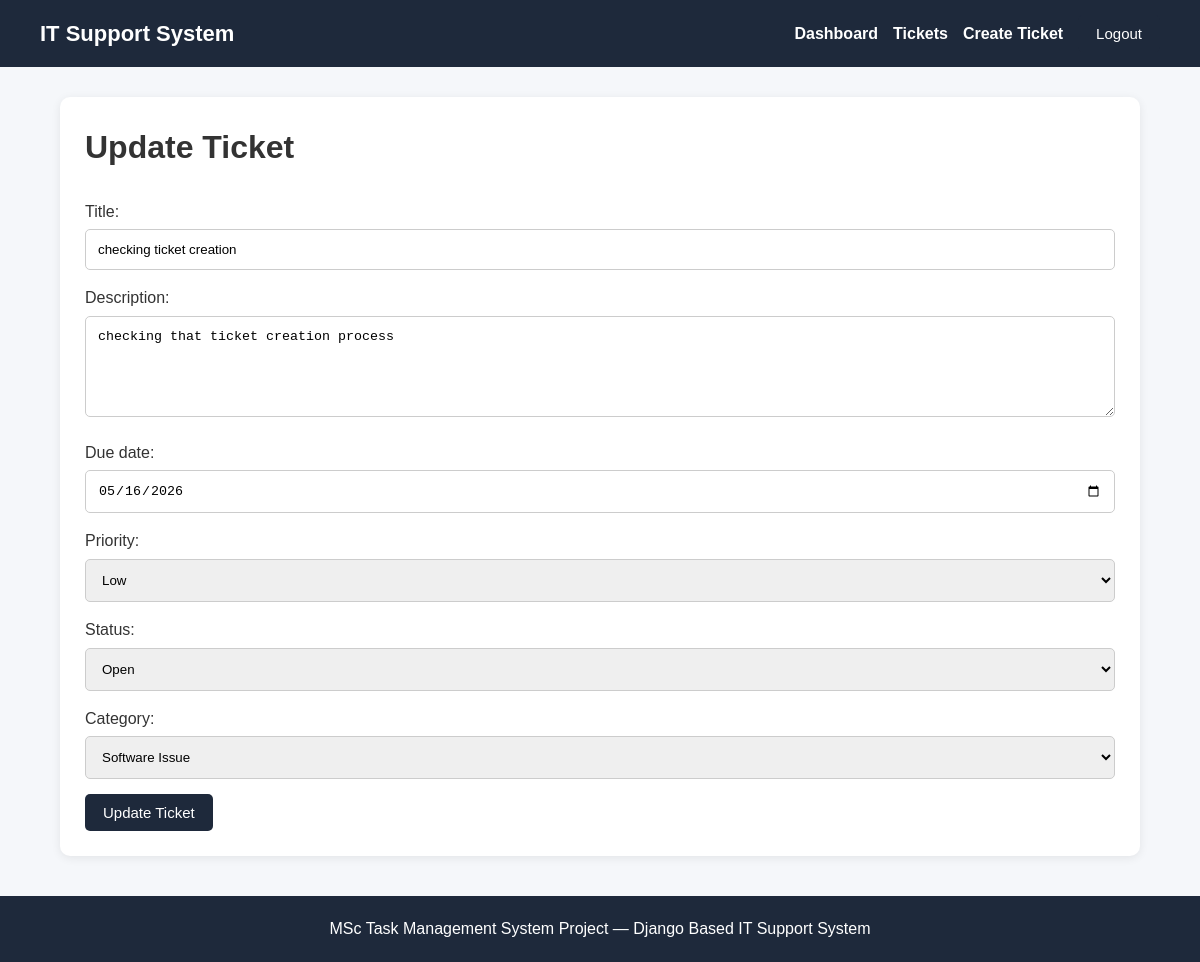
Screenshot of /tickets/update/4/ (signed in) with the database file from the repository.
### ITSystem/models.py (models this page shows, shortened)
class Ticket(models.Model):
    PRIORITY_CHOICES = [
        ('Low', 'Low'),
        ('Medium', 'Medium'),
        ('High', 'High'),
    ]
    STATUS_CHOICES = [
        ('Open', 'Open'),
        ('In Progress', 'In Progress'),
        ('Resolved', 'Resolved'),
    ]
    title = models.CharField(max_length=200)
    description = models.TextField()
    due_date = models.DateField()
    priority = models.CharField(
        max_length=20,
        choices=PRIORITY_CHOICES
    )
    status = models.CharField(
        max_length=20,
        choices=STATUS_CHOICES,
        default='Open'
    )
    category = models.ForeignKey(
        Category,
        on_delete=models.CASCADE
    )
    created_by = models.ForeignKey(
        User,
        on_delete=models.CASCADE
    )
    created_at = models.DateTimeField(auto_now_add=True)

### ITSystem/views.py (the view)
# urls.py: path('tickets/update/<int:id>/', views.update_ticket, name='update_ticket'),
@login_required
def update_ticket(request, id):
    ticket = get_object_or_404(Ticket, id=id)
    if request.user != ticket.created_by and not request.user.is_superuser:
        messages.error(
            request,
            "Access denied. You cannot edit another user's ticket."
        )
        return redirect('ticket_list')
    if request.method == 'POST':
        form = TicketForm(request.POST, instance=ticket)
        if form.is_valid():
            form.save()
            messages.success(request, 'Ticket updated successfully.')
            return redirect('ticket_list')
    else:
        form = TicketForm(instance=ticket)
    return render(request, 'tasks/update_ticket.html', {
        'form': form
    })

### ITSystem/forms.py
class TicketForm(forms.ModelForm):
    class Meta:
        model = Ticket
        fields = [
            'title',
            'description',
            'due_date',
            'priority',
            'status',
            'category',
        ]
        widgets = {
            'due_date': forms.DateInput(attrs={
                'type': 'date'
            }),
            'description': forms.Textarea(attrs={
                'rows': 5
            }),
        }

### ITSystem/models.py (called while the page is built)
    def __str__(self):
        return self.name

### ITSystem/templates/tasks/update_ticket.html (shortened to what this page needs)
{% extends 'base.html' %}
{% block content %}
<div class="card">
    <h1>Update Ticket</h1>
    <br>
    <form method="POST">
        {{ form.as_p }}
        <button type="submit">Update Ticket</button>
    </form>
</div>
{% endblock %}

### ITSystem/static/css/style.css (style rules this page uses)
* { margin:0; padding:0; box-sizing:border-box; }
body { font-family:Arial, sans-serif; background:#f5f7fa; color:#333; line-height:1.6; }
.card { background:white; padding:25px; margin-bottom:20px; border-radius:10px; box-shadow:0 2px 10px rgba(0,0,0,0.08); transition:0.3s; }
button { background:#1e293b; color:white; border:none; padding:10px 18px; border-radius:5px; cursor:pointer; font-size:15px; }
input, textarea, select { width:100%; padding:12px; margin-top:5px; margin-bottom:15px; border:1px solid #ccc; border-radius:5px; }
textarea { resize:vertical; }

### rows the page displays
Ticket: title "checking ticket creation", description "checking that ticket creation process", due_date "05/16/2026", priority "Low", status "Open", category "Software Issue"
